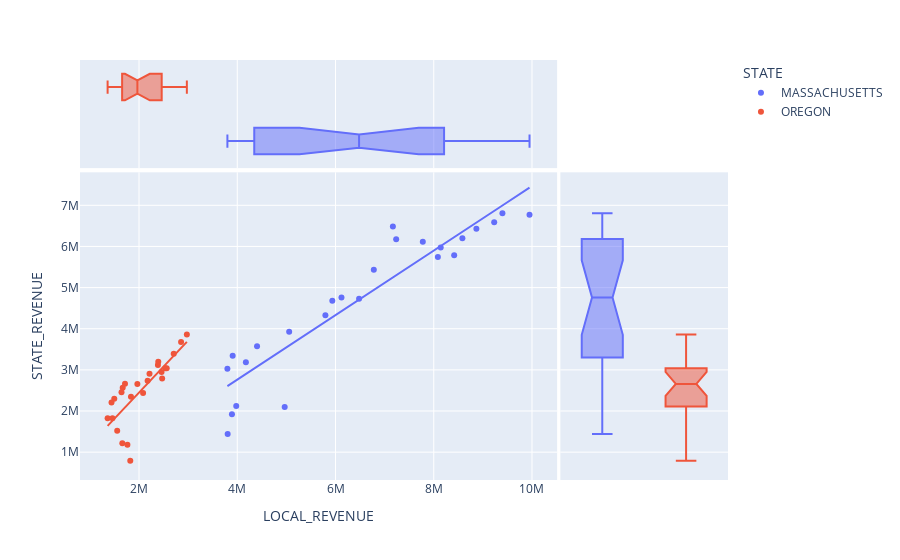

The cell this chart's notebook holds for it:
### Markdown cell above
### 1. Scatter

### Code cell
# this template has all the options included
px.scatter(
    df_education.query("STATE in ['MASSACHUSETTS', 'OREGON']"),
    x = 'LOCAL_REVENUE',
    y = 'STATE_REVENUE',
    #animation_frame = "STATE",
    #text = "STATE",
    color = "STATE",
    trendline = "ols",
    #trendline_scope = "overall",
    marginal_x = "box",
    marginal_y = "box",
    hover_name = "STATE"
)

### Figure 1 — Plotly figure (JSON) as saved in the notebook; plotly's stock layout.template omitted (floating-point values rounded to 4 significant figures)
{"data": [{"hovertemplate": "<b>%{hovertext}</b><br><br>STATE=MASSACHUSETTS<br>LOCAL_REVENUE=%{x}<br>STATE_REVENUE=%{y}<extra></extra>", "hovertext": ["MASSACHUSETTS", "MASSACHUSETTS", "MASSACHUSETTS", "MASSACHUSETTS", "MASSACHUSETTS", "MASSACHUSETTS", "MASSACHUSETTS", "MASSACHUSETTS", "MASSACHUSETTS", "MASSACHUSETTS", "MASSACHUSETTS", "MASSACHUSETTS", "MASSACHUSETTS", "MASSACHUSETTS", "MASSACHUSETTS", "MASSACHUSETTS", "MASSACHUSETTS", "MASSACHUSETTS", "MASSACHUSETTS", "MASSACHUSETTS", "MASSACHUSETTS", "MASSACHUSETTS", "MASSACHUSETTS", "MASSACHUSETTS", "MASSACHUSETTS", "MASSACHUSETTS", "MASSACHUSETTS", "MASSACHUSETTS", "MASSACHUSETTS", "MASSACHUSETTS", "MASSACHUSETTS", "MASSACHUSETTS", "MASSACHUSETTS"], "legendgroup": "MASSACHUSETTS", "marker": {"color": "#636efa", "symbol": "circle"}, "mode": "markers", "name": "MASSACHUSETTS", "orientation": "v", "showlegend": true, "type": "scatter", "x": [3805000.0, 3892000.0, 3979000.0, 4966000.0, 3799000.0, 3907000.0, 4176000.0, 4403000.0, 5057000.0, 5794000.0, 5935000.0, 6122000.0, 6480000.0, 6780000.0, 7235000.0, 7168000.0, 7777000.0, 8142000.0, 8084000.0, 8416000.0, 8583000.0, 8868000.0, 9231000.0, 9398000.0, 9950000.0, NaN, NaN, NaN, NaN, NaN, NaN, NaN, NaN], "xaxis": "x", "y": [1439000.0, 1924000.0, 2119000.0, 2095000.0, 3028000.0, 3341000.0, 3184000.0, 3572000.0, 3927000.0, 4329000.0, 4682000.0, 4758000.0, 4726000.0, 5435000.0, 6176000.0, 6485000.0, 6114000.0, 5974000.0, 5743000.0, 5783000.0, 6201000.0, 6429000.0, 6587000.0, 6808000.0, 6770000.0, NaN, NaN, NaN, NaN, NaN, NaN, NaN, NaN], "yaxis": "y"}, {"alignmentgroup": "True", "hovertemplate": "<b>%{hovertext}</b><br><br>STATE=MASSACHUSETTS<br>LOCAL_REVENUE=%{x}<extra></extra>", "hovertext": ["MASSACHUSETTS", "MASSACHUSETTS", "MASSACHUSETTS", "MASSACHUSETTS", "MASSACHUSETTS", "MASSACHUSETTS", "MASSACHUSETTS", "MASSACHUSETTS", "MASSACHUSETTS", "MASSACHUSETTS", "MASSACHUSETTS", "MASSACHUSETTS", "MASSACHUSETTS", "MASSACHUSETTS", "MASSACHUSETTS", "MASSACHUSETTS", "MASSACHUSETTS", "MASSACHUSETTS", "MASSACHUSETTS", "MASSACHUSETTS", "MASSACHUSETTS", "MASSACHUSETTS", "MASSACHUSETTS", "MASSACHUSETTS", "MASSACHUSETTS", "MASSACHUSETTS", "MASSACHUSETTS", "MASSACHUSETTS", "MASSACHUSETTS", "MASSACHUSETTS", "MASSACHUSETTS", "MASSACHUSETTS", "MASSACHUSETTS"], "legendgroup": "MASSACHUSETTS", "marker": {"color": "#636efa", "symbol": "circle"}, "name": "MASSACHUSETTS", "notched": true, "offsetgroup": "MASSACHUSETTS", "showlegend": false, "type": "box", "x": [3805000.0, 3892000.0, 3979000.0, 4966000.0, 3799000.0, 3907000.0, 4176000.0, 4403000.0, 5057000.0, 5794000.0, 5935000.0, 6122000.0, 6480000.0, 6780000.0, 7235000.0, 7168000.0, 7777000.0, 8142000.0, 8084000.0, 8416000.0, 8583000.0, 8868000.0, 9231000.0, 9398000.0, 9950000.0, NaN, NaN, NaN, NaN, NaN, NaN, NaN, NaN], "xaxis": "x3", "yaxis": "y3"}, {"alignmentgroup": "True", "hovertemplate": "<b>%{hovertext}</b><br><br>STATE=MASSACHUSETTS<br>STATE_REVENUE=%{y}<extra></extra>", "hovertext": ["MASSACHUSETTS", "MASSACHUSETTS", "MASSACHUSETTS", "MASSACHUSETTS", "MASSACHUSETTS", "MASSACHUSETTS", "MASSACHUSETTS", "MASSACHUSETTS", "MASSACHUSETTS", "MASSACHUSETTS", "MASSACHUSETTS", "MASSACHUSETTS", "MASSACHUSETTS", "MASSACHUSETTS", "MASSACHUSETTS", "MASSACHUSETTS", "MASSACHUSETTS", "MASSACHUSETTS", "MASSACHUSETTS", "MASSACHUSETTS", "MASSACHUSETTS", "MASSACHUSETTS", "MASSACHUSETTS", "MASSACHUSETTS", "MASSACHUSETTS", "MASSACHUSETTS", "MASSACHUSETTS", "MASSACHUSETTS", "MASSACHUSETTS", "MASSACHUSETTS", "MASSACHUSETTS", "MASSACHUSETTS", "MASSACHUSETTS"], "legendgroup": "MASSACHUSETTS", "marker": {"color": "#636efa", "symbol": "circle"}, "name": "MASSACHUSETTS", "notched": true, "offsetgroup": "MASSACHUSETTS", "showlegend": false, "type": "box", "xaxis": "x2", "y": [1439000.0, 1924000.0, 2119000.0, 2095000.0, 3028000.0, 3341000.0, 3184000.0, 3572000.0, 3927000.0, 4329000.0, 4682000.0, 4758000.0, 4726000.0, 5435000.0, 6176000.0, 6485000.0, 6114000.0, 5974000.0, 5743000.0, 5783000.0, 6201000.0, 6429000.0, 6587000.0, 6808000.0, 6770000.0, NaN, NaN, NaN, NaN, NaN, NaN, NaN, NaN], "yaxis": "y2"}, {"hovertemplate": "<b>OLS trendline</b><br>STATE_REVENUE = 0.784275 * LOCAL_REVENUE + -375242<br>R<sup>2</sup>=0.868268<br><br>STATE=MASSACHUSETTS<br>LOCAL_REVENUE=%{x}<br>STATE_REVENUE=%{y} <b>(trend)</b><extra></extra>", "legendgroup": "MASSACHUSETTS", "marker": {"color": "#636efa", "symbol": "circle"}, "mode": "lines", "name": "MASSACHUSETTS", "showlegend": false, "type": "scatter", "x": [3799000.0, 3805000.0, 3892000.0, 3907000.0, 3979000.0, 4176000.0, 4403000.0, 4966000.0, 5057000.0, 5794000.0, 5935000.0, 6122000.0, 6480000.0, 6780000.0, 7168000.0, 7235000.0, 7777000.0, 8084000.0, 8142000.0, 8416000.0, 8583000.0, 8868000.0, 9231000.0, 9398000.0, 9950000.0], "xaxis": "x", "y": [2605000.0, 2609000.0, 2677000.0, 2689000.0, 2746000.0, 2900000.0, 3078000.0, 3519000.0, 3591000.0, 4169000.0, 4280000.0, 4426000.0, 4707000.0, 4942000.0, 5247000.0, 5299000.0, 5724000.0, 5965000.0, 6010000.0, 6225000.0, 6356000.0, 6580000.0, 6864000.0, 6995000.0, 7428000.0], "yaxis": "y"}, {"hovertemplate": "<b>%{hovertext}</b><br><br>STATE=OREGON<br>LOCAL_REVENUE=%{x}<br>STATE_REVENUE=%{y}<extra></extra>", "hovertext": ["OREGON", "OREGON", "OREGON", "OREGON", "OREGON", "OREGON", "OREGON", "OREGON", "OREGON", "OREGON", "OREGON", "OREGON", "OREGON", "OREGON", "OREGON", "OREGON", "OREGON", "OREGON", "OREGON", "OREGON", "OREGON", "OREGON", "OREGON", "OREGON", "OREGON", "OREGON", "OREGON", "OREGON", "OREGON", "OREGON", "OREGON", "OREGON", "OREGON"], "legendgroup": "OREGON", "marker": {"color": "#EF553B", "symbol": "circle"}, "mode": "markers", "name": "OREGON", "orientation": "v", "showlegend": true, "type": "scatter", "x": [1822000.0, 1764000.0, 1661000.0, 1556000.0, 1361000.0, 1459000.0, 1440000.0, 1497000.0, 1644000.0, 1668000.0, 1715000.0, 1837000.0, 1967000.0, 2083000.0, 2175000.0, 2214000.0, 2392000.0, 2385000.0, 2459000.0, 2471000.0, 2536000.0, 2564000.0, 2707000.0, 2857000.0, 2974000.0, NaN, NaN, NaN, NaN, NaN, NaN, NaN, NaN], "xaxis": "x", "y": [788300.0, 1181000.0, 1215000.0, 1522000.0, 1823000.0, 1826000.0, 2206000.0, 2300000.0, 2457000.0, 2566000.0, 2663000.0, 2348000.0, 2658000.0, 2441000.0, 2737000.0, 2909000.0, 3200000.0, 3117000.0, 2948000.0, 2793000.0, 3038000.0, 3042000.0, 3393000.0, 3678000.0, 3861000.0, NaN, NaN, NaN, NaN, NaN, NaN, NaN, NaN], "yaxis": "y"}, {"alignmentgroup": "True", "hovertemplate": "<b>%{hovertext}</b><br><br>STATE=OREGON<br>LOCAL_REVENUE=%{x}<extra></extra>", "hovertext": ["OREGON", "OREGON", "OREGON", "OREGON", "OREGON", "OREGON", "OREGON", "OREGON", "OREGON", "OREGON", "OREGON", "OREGON", "OREGON", "OREGON", "OREGON", "OREGON", "OREGON", "OREGON", "OREGON", "OREGON", "OREGON", "OREGON", "OREGON", "OREGON", "OREGON", "OREGON", "OREGON", "OREGON", "OREGON", "OREGON", "OREGON", "OREGON", "OREGON"], "legendgroup": "OREGON", "marker": {"color": "#EF553B", "symbol": "circle"}, "name": "OREGON", "notched": true, "offsetgroup": "OREGON", "showlegend": false, "type": "box", "x": [1822000.0, 1764000.0, 1661000.0, 1556000.0, 1361000.0, 1459000.0, 1440000.0, 1497000.0, 1644000.0, 1668000.0, 1715000.0, 1837000.0, 1967000.0, 2083000.0, 2175000.0, 2214000.0, 2392000.0, 2385000.0, 2459000.0, 2471000.0, 2536000.0, 2564000.0, 2707000.0, 2857000.0, 2974000.0, NaN, NaN, NaN, NaN, NaN, NaN, NaN, NaN], "xaxis": "x3", "yaxis": "y3"}, {"alignmentgroup": "True", "hovertemplate": "<b>%{hovertext}</b><br><br>STATE=OREGON<br>STATE_REVENUE=%{y}<extra></extra>", "hovertext": ["OREGON", "OREGON", "OREGON", "OREGON", "OREGON", "OREGON", "OREGON", "OREGON", "OREGON", "OREGON", "OREGON", "OREGON", "OREGON", "OREGON", "OREGON", "OREGON", "OREGON", "OREGON", "OREGON", "OREGON", "OREGON", "OREGON", "OREGON", "OREGON", "OREGON", "OREGON", "OREGON", "OREGON", "OREGON", "OREGON", "OREGON", "OREGON", "OREGON"], "legendgroup": "OREGON", "marker": {"color": "#EF553B", "symbol": "circle"}, "name": "OREGON", "notched": true, "offsetgroup": "OREGON", "showlegend": false, "type": "box", "xaxis": "x2", "y": [788300.0, 1181000.0, 1215000.0, 1522000.0, 1823000.0, 1826000.0, 2206000.0, 2300000.0, 2457000.0, 2566000.0, 2663000.0, 2348000.0, 2658000.0, 2441000.0, 2737000.0, 2909000.0, 3200000.0, 3117000.0, 2948000.0, 2793000.0, 3038000.0, 3042000.0, 3393000.0, 3678000.0, 3861000.0, NaN, NaN, NaN, NaN, NaN, NaN, NaN, NaN], "yaxis": "y2"}, {"hovertemplate": "<b>OLS trendline</b><br>STATE_REVENUE = 1.26708 * LOCAL_REVENUE + -86949.6<br>R<sup>2</sup>=0.619876<br><br>STATE=OREGON<br>LOCAL_REVENUE=%{x}<br>STATE_REVENUE=%{y} <b>(trend)</b><extra></extra>", "legendgroup": "OREGON", "marker": {"color": "#EF553B", "symbol": "circle"}, "mode": "lines", "name": "OREGON", "showlegend": false, "type": "scatter", "x": [1361000.0, 1440000.0, 1459000.0, 1497000.0, 1556000.0, 1644000.0, 1661000.0, 1668000.0, 1715000.0, 1764000.0, 1822000.0, 1837000.0, 1967000.0, 2083000.0, 2175000.0, 2214000.0, 2385000.0, 2392000.0, 2459000.0, 2471000.0, 2536000.0, 2564000.0, 2707000.0, 2857000.0, 2974000.0], "xaxis": "x", "y": [1637000.0, 1738000.0, 1762000.0, 1809000.0, 1885000.0, 1996000.0, 2017000.0, 2027000.0, 2086000.0, 2148000.0, 2222000.0, 2240000.0, 2405000.0, 2552000.0, 2669000.0, 2718000.0, 2935000.0, 2944000.0, 3029000.0, 3044000.0, 3126000.0, 3162000.0, 3343000.0, 3533000.0, 3681000.0], "yaxis": "y"}], "layout": {"legend": {"title": {"text": "STATE"}, "tracegroupgap": 0}, "margin": {"t": 60}, "xaxis": {"anchor": "y", "domain": [0, 0.7363], "title": {"text": "LOCAL_REVENUE"}}, "xaxis2": {"anchor": "y2", "domain": [0.7413, 1], "matches": "x2", "showgrid": false, "showline": false, "showticklabels": false, "ticks": ""}, "xaxis3": {"anchor": "y3", "domain": [0, 0.7363], "matches": "x", "showgrid": true, "showticklabels": false}, "xaxis4": {"anchor": "y4", "domain": [0.7413, 1], "matches": "x2", "showgrid": false, "showline": false, "showticklabels": false, "ticks": ""}, "yaxis": {"anchor": "x", "domain": [0, 0.7326], "title": {"text": "STATE_REVENUE"}}, "yaxis2": {"anchor": "x2", "domain": [0, 0.7326], "matches": "y", "showgrid": true, "showticklabels": false}, "yaxis3": {"anchor": "x3", "domain": [0.7426, 1], "matches": "y3", "showgrid": false, "showline": false, "showticklabels": false, "ticks": ""}, "yaxis4": {"anchor": "x4", "domain": [0.7426, 1], "matches": "y3", "showgrid": true, "showline": false, "showticklabels": false, "ticks": ""}}}
